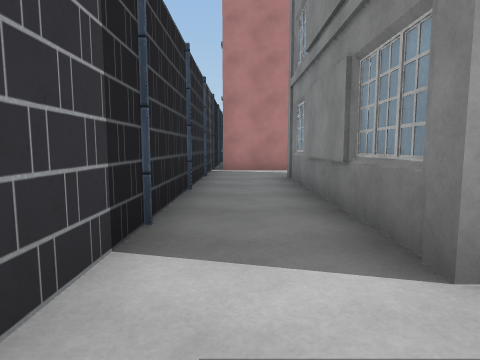
View 1 (above)

16 first-person views from a walk through a scene from a Unity 3-D project. The camera is 1.2 m above the floor, tilts 6° down and sees 75° across. The floor is counted in squares, 2 m on a side. Each view is taken from the middle of a square. On the plan, view 1 faces up. The plan holds only what a view shows up to about 9 squares ahead; the rest is blank. The place goes on beyond the plan. The player character is not drawn. Some surface patterns are stand-ins.

View 2
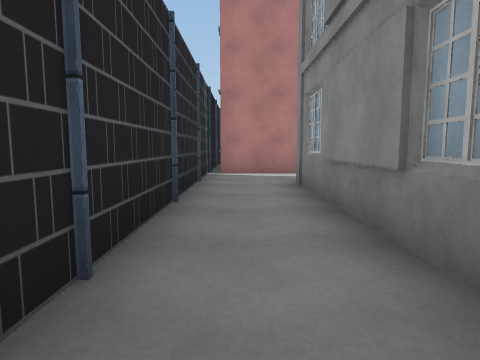

View 3
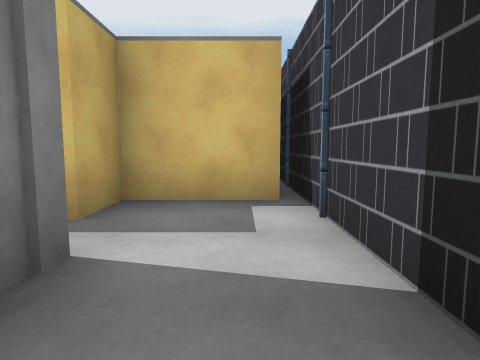

View 4
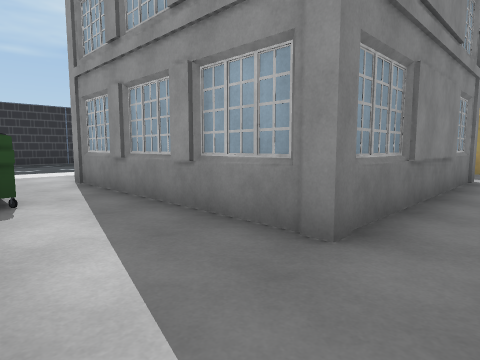

View 5
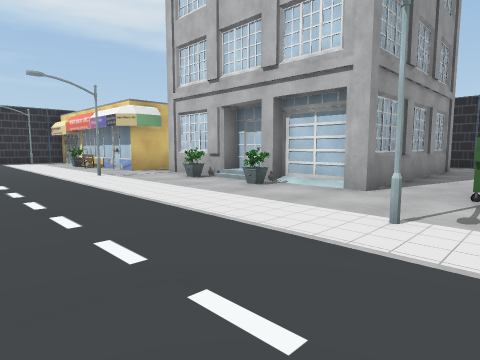

View 6
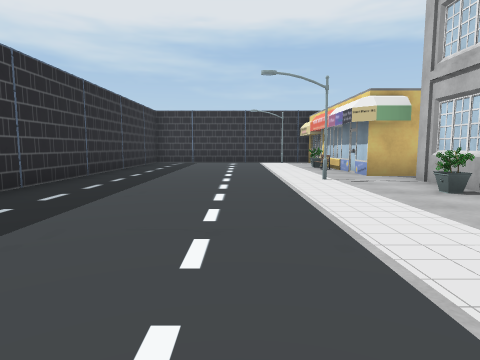

View 7
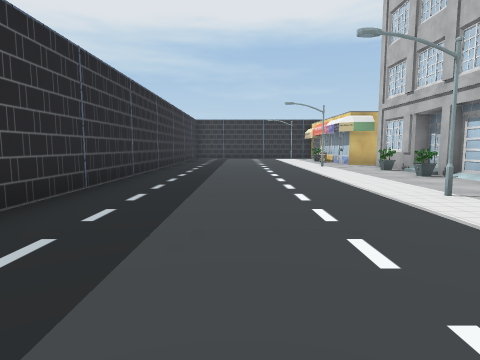

View 8
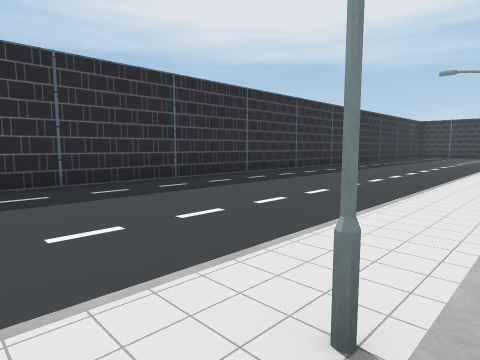

View 9
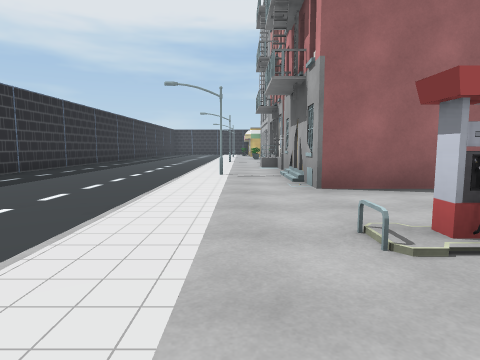

View 10
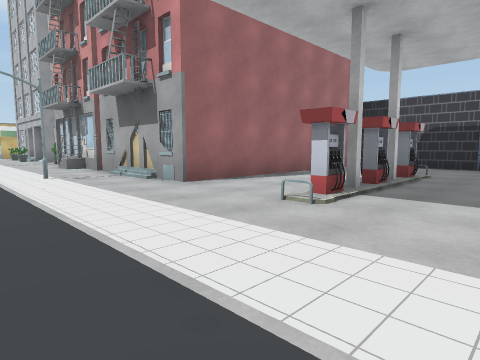

View 11
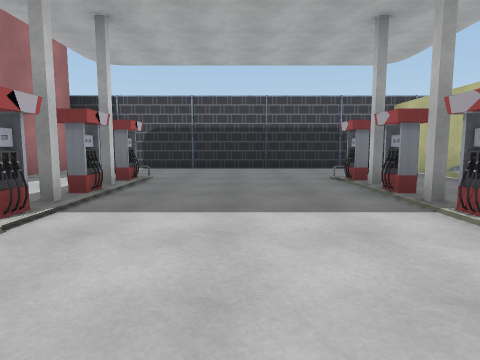

View 12
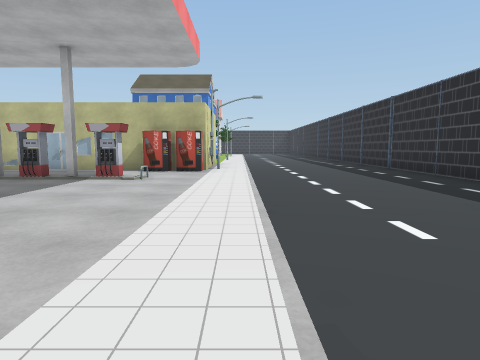

View 13
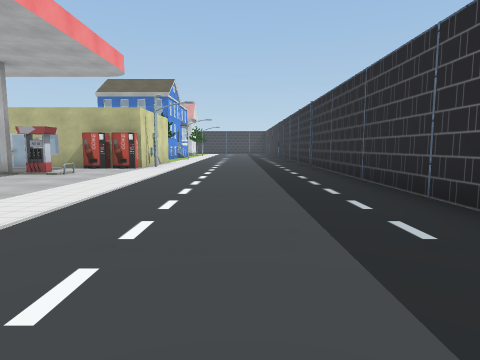

View 14
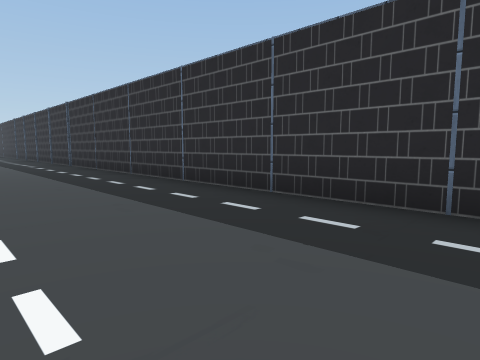

View 15
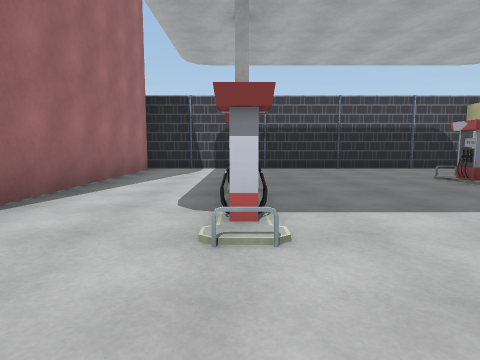

View 16
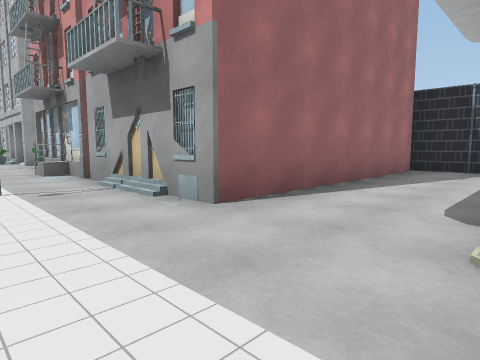

### Floor plan
Key: @ floor where view 1 was taken; # wall or solid block; x gap in a wall; . floor; / step, stairs or slope; B building; I bin; S streetlight; M machine; O other object.
Columns run from 1 left of view 1 to 13 right of it. Each row starts with its distance up from view 1.
 25 ####### S ....#
 24 #......MM.....#
 23 #.............#
 22 #../#x#.......#
 21 #.............#
 20 #.............#
 19 #.............#
 18 #../#x#.......#
 17 #.............#
 16 #.............#
 15 ########......#
 14        #......#
 13        #S.....#
 12        #......#
 11        B......#
 10        #......#
  9 #      #......#
  8 #....II.......#
  7 #.......S.....#
  6 #.####B.......#
  5 #.#  ##O......#
  4 #.#   #.......#
  3 #.#   #O......#
  2 #.#    .......#
  1 #..    .S.....#
  0 #@.#  ##......#
 -1 ####   #O.....#
 -2        # .....#

Positions as (right, up) in squares from view 1, and headings:
1: (0, 0), facing up
2: (0, 1), facing up
3: (0, 3), facing down
4: (0, 8), facing down-right
5: (10, 8), facing down-left
6: (9, 7), facing down
7: (10, 11), facing down
8: (7, 14), facing down-right
9: (7, 20), facing down
10: (9, 20), facing down-left
11: (8, 20), facing left
12: (8, 16), facing up
13: (10, 15), facing up
14: (9, 14), facing up-right
15: (8, 18), facing left
16: (8, 18), facing down-left
